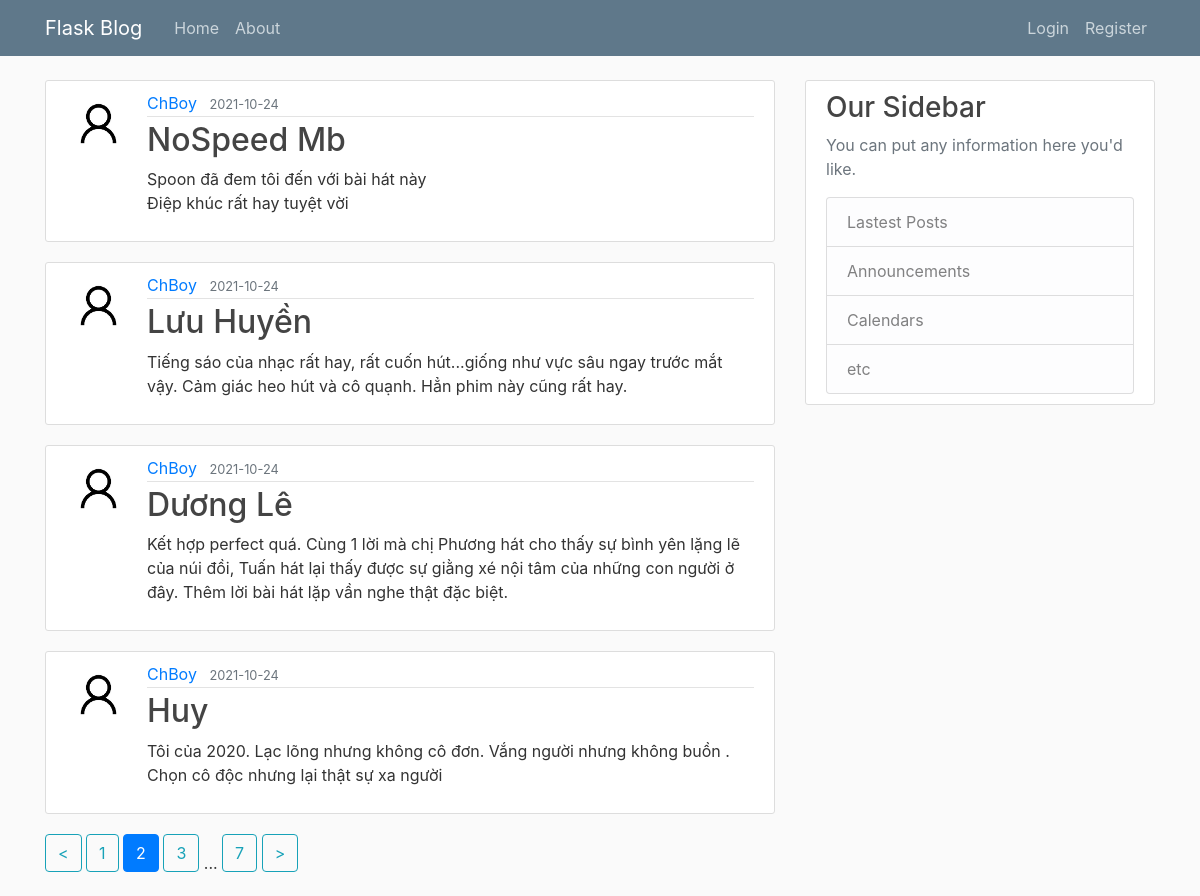
The page /home?page=2 on the database its author committed.
### flaskblog/models.py (models this page shows, shortened)
class Post(db.Model):
    id = db.Column(db.Integer,primary_key = True)
    title = db.Column(db.String(100),nullable = False)
    date_posted = db.Column(db.DateTime,nullable = False,default = datetime.utcnow)
    content = db.Column(db.Text,nullable = False)
    user_id = db.Column(db.Integer,db.ForeignKey('user.id'),nullable = False) # reference to the 'user' table

class User(db.Model,UserMixin):
    id = db.Column(db.Integer,primary_key = True)
    username = db.Column(db.String(20),unique = True,nullable = False)
    email = db.Column(db.String(120),unique = True,nullable = False)
    image_file = db.Column(db.String(20),nullable = False,default = 'default.jpg')
    password = db.Column(db.String(60),nullable = True)
    posts = db.relationship('Post',backref ='author',lazy = True)

### flaskblog/routes.py (the view)
@app.route("/")
@app.route("/home")
@swag_from('./docs/homePage.yml')
def home():
    page = request.args.get('page',1,type = int) # find in path  page query, default value = 1
    posts = Post.query.order_by(Post.date_posted.desc()).paginate(page = page,per_page = 4) # paginate each page 4 posts
    return render_template('home.html', posts = posts),200

### flaskblog/templates/home.html
{% extends 'layout.html'%}
{% block content %}
{% for post in posts.items %}
    <article class='media content-section'>
        <img class = 'rounded-circle article-img' src = "{{url_for('static',filename='profile_pics/' + post.author.image_file)}}">
        <div class='media-body'>
            <div class='article-metadata'>
                <a class='mr-2' href = "{{ url_for('user_post',username = post.author.username) }}">{{ post.author.username }}</a>
                <small class='text-muted'>{{ post.date_posted.strftime('%Y-%m-%d') }}</small>
            </div>
            <h2> <a class='article-title' href='/post/{{ post.id }}'>{{ post.title }}</a></h2>
            <p class = 'article-content'>{{ post.content }}</p>
        </div>
    </article>
{% endfor %}
{%if posts.page > 1 %}
    <a class = 'btn btn-outline-info mb-4' href = "{{ url_for('home',page = posts.page -1) }}"> < </a>
{% endif %}
{% for page_num in posts.iter_pages(left_edge =1, right_edge=1,left_current=1,right_current=2) %}
    {% if page_num %}
        {% if page_num == posts.page %}
            <a class = 'btn btn-primary mb-4' href = "{{ url_for('home',page = page_num) }}">{{page_num}}</a>
        {% else %}
            <a class = 'btn btn-outline-info mb-4' href = "{{ url_for('home',page = page_num) }}">{{page_num}}</a>
        {% endif %}
    {% else %}
      ...
    {% endif %}
{% endfor %}
    <a class = 'btn btn-outline-info mb-4' href = "{{ url_for('home',page = posts.page +1) }}"> > </a>
{% endblock content%}

### flaskblog/static/main.css (style rules this page uses)
body { background: #fafafa; color: #333333; margin-top: 5rem; }
h1, h2, h3, h4, h5, h6 { color: #444444; }
.content-section { background: #ffffff; padding: 10px 20px; border: 1px solid #dddddd; border-radius: 3px; margin-bottom: 20px; }
.article-title { color: #444444; }
.article-content { white-space: pre-line; }
.article-img { height: 65px; width: 65px; margin-right: 16px; }
.article-metadata { padding-bottom: 1px; margin-bottom: 4px; border-bottom: 1px solid #e3e3e3 }

### rows shown on the page
Post: image_file (placeholder picture), author.username "ChBoy", date_posted "2021-10-24", title "NoSpeed Mb", content "Spoon đã đem tôi đến với bài hát này Điệp khúc rất hay tuyệt vời"
Post: image_file (placeholder picture), author.username "ChBoy", date_posted "2021-10-24", title "Lưu Huyền", content "Tiếng sáo của nhạc rất hay, rất cuốn hút...giống như vực sâu ngay trước mắt vậy. Cảm giác heo hút và cô quạnh. Hẳn phim này cũng rất hay."
Post: image_file (placeholder picture), author.username "ChBoy", date_posted "2021-10-24", title "Dương Lê", content "Kết hợp perfect quá. Cùng 1 lời mà chị Phương hát cho thấy sự bình yên lặng lẽ của núi đồi, Tuấn hát lại thấy được sự giằng xé nội tâm của những con người ở đây. Thêm lời bài hát lặp vần nghe thật đặc biệt."
Post: image_file (placeholder picture), author.username "ChBoy", date_posted "2021-10-24", title "Huy", content "Tôi của 2020. Lạc lõng nhưng không cô đơn. Vắng người nhưng không buồn . Chọn cô độc nhưng lại thật sự xa người"

### other values the page prints
{{ page_num }} "1" "3" "7"
{{ page_num }} "2"
